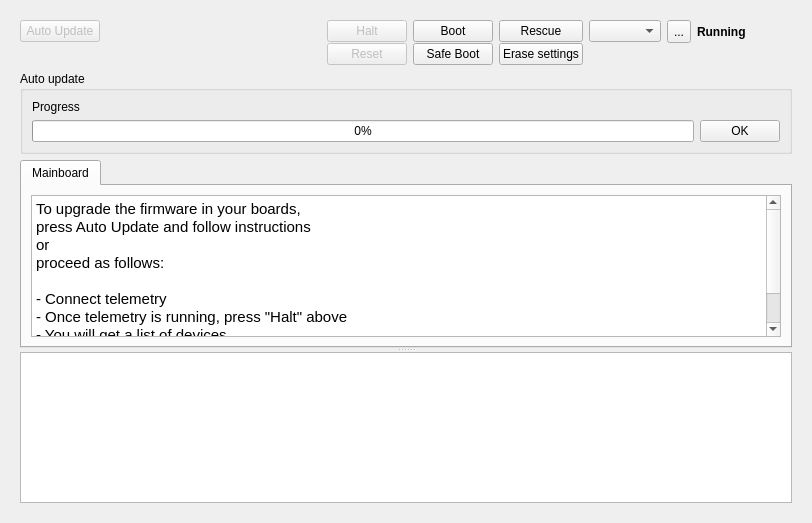
<?xml version="1.0" encoding="UTF-8"?>
<ui version="4.0">
 <class>UploaderWidget</class>
 <widget class="QWidget" name="UploaderWidget">
  <property name="geometry">
   <rect>
    <x>0</x>
    <y>0</y>
    <width>812</width>
    <height>523</height>
   </rect>
  </property>
  <property name="windowTitle">
   <string>Form</string>
  </property>
  <layout class="QVBoxLayout" name="verticalLayout">
   <item>
    <widget class="QScrollArea" name="scrollArea">
     <property name="frameShape">
      <enum>QFrame::NoFrame</enum>
     </property>
     <property name="widgetResizable">
      <bool>true</bool>
     </property>
     <widget class="QWidget" name="scrollAreaWidgetContents">
      <property name="geometry">
       <rect>
        <x>0</x>
        <y>0</y>
        <width>794</width>
        <height>505</height>
       </rect>
      </property>
      <layout class="QVBoxLayout" name="verticalLayout_2">
       <item>
        <widget class="QFrame" name="buttonFrame">
         <property name="frameShape">
          <enum>QFrame::NoFrame</enum>
         </property>
         <property name="frameShadow">
          <enum>QFrame::Raised</enum>
         </property>
         <property name="lineWidth">
          <number>0</number>
         </property>
         <layout class="QVBoxLayout" name="verticalLayout_3">
          <property name="spacing">
           <number>0</number>
          </property>
          <property name="leftMargin">
           <number>0</number>
          </property>
          <property name="topMargin">
           <number>0</number>
          </property>
          <property name="rightMargin">
           <number>0</number>
          </property>
          <property name="bottomMargin">
           <number>0</number>
          </property>
          <item>
           <layout class="QGridLayout" name="gridLayout">
            <property name="leftMargin">
             <number>0</number>
            </property>
            <property name="topMargin">
             <number>0</number>
            </property>
            <property name="rightMargin">
             <number>0</number>
            </property>
            <property name="horizontalSpacing">
             <number>6</number>
            </property>
            <item row="0" column="3" colspan="2">
             <widget class="QPushButton" name="bootButton">
              <property name="enabled">
               <bool>true</bool>
              </property>
              <property name="toolTip">
               <string>Boots the system.
Only useful if the system is halted
(mainboard blue LED blinking slowly, green LED on)

If telemetry is not running, select the link using the dropdown
menu on the right.</string>
              </property>
              <property name="text">
               <string>Boot</string>
              </property>
             </widget>
            </item>
            <item row="1" column="5" colspan="3">
             <widget class="QPushButton" name="eraseBootButton">
              <property name="enabled">
               <bool>true</bool>
              </property>
              <property name="toolTip">
               <string>&lt;html&gt;&lt;head/&gt;&lt;body&gt;&lt;p&gt;Reboot the board and clear its settings memory.&lt;/p&gt;&lt;p&gt;        Useful if the board cannot boot properly.&lt;/p&gt;&lt;p&gt;        Blue led starts blinking quick for 20-30 seconds than the board will start normally&lt;/p&gt;&lt;p&gt;&lt;br/&gt;&lt;/p&gt;&lt;p&gt;If telemetry is not running, select the link using the dropdown&lt;/p&gt;&lt;p&gt;menu on the right.&lt;/p&gt;&lt;p&gt;PLEASE NOTE: Supported with bootloader versions 4.0 and earlier&lt;/p&gt;&lt;/body&gt;&lt;/html&gt;</string>
              </property>
              <property name="text">
               <string>Erase settings</string>
              </property>
             </widget>
            </item>
            <item row="0" column="5" colspan="3">
             <widget class="QPushButton" name="rescueButton">
              <property name="toolTip">
               <string>Start a guided procedure to manually
recover a system which does not boot.

Rescue is possible in USB mode only.</string>
              </property>
              <property name="text">
               <string>Rescue</string>
              </property>
             </widget>
            </item>
            <item row="1" column="3" colspan="2">
             <widget class="QPushButton" name="safeBootButton">
              <property name="enabled">
               <bool>true</bool>
              </property>
              <property name="toolTip">
               <string>Boots the system into safe mode (ie. default HwSettings).
Only useful if the system is halted
(mainboard blue LED blinking slowly, orange LED off)

If telemetry is not running, select the link using the dropdown
menu on the right.</string>
              </property>
              <property name="text">
               <string>Safe Boot</string>
              </property>
             </widget>
            </item>
            <item row="0" column="9">
             <widget class="QComboBox" name="telemetryLink">
              <property name="toolTip">
               <string>When telemetry is not connected, select the communication
method using this combo box.

You can use this to force a communication channel when doing
a &quot;Boot&quot; (button on the left). It is updated automatically when
halting a running board.</string>
              </property>
             </widget>
            </item>
            <item row="0" column="10">
             <widget class="QToolButton" name="refreshPorts">
              <property name="minimumSize">
               <size>
                <width>0</width>
                <height>23</height>
               </size>
              </property>
              <property name="toolTip">
               <string>Refresh the list of serial ports</string>
              </property>
              <property name="text">
               <string>...</string>
              </property>
             </widget>
            </item>
            <item row="0" column="2">
             <widget class="QPushButton" name="haltButton">
              <property name="enabled">
               <bool>false</bool>
              </property>
              <property name="toolTip">
               <string>Tells the mainboard to go down
to bootloader mode.
(Only enabled if telemetry link is established, either
through serial or USB)</string>
              </property>
              <property name="text">
               <string>Halt</string>
              </property>
             </widget>
            </item>
            <item row="0" column="12">
             <widget class="QPushButton" name="pbHelp">
              <property name="text">
               <string/>
              </property>
              <property name="icon">
               <iconset resource="../coreplugin/core.qrc">
                <normaloff>:/core/images/helpicon.svg</normaloff>:/core/images/helpicon.svg</iconset>
              </property>
              <property name="iconSize">
               <size>
                <width>18</width>
                <height>18</height>
               </size>
              </property>
              <property name="flat">
               <bool>true</bool>
              </property>
             </widget>
            </item>
            <item row="0" column="11">
             <widget class="QLabel" name="boardStatus">
              <property name="font">
               <font>
                <weight>75</weight>
                <bold>true</bold>
               </font>
              </property>
              <property name="text">
               <string>Running</string>
              </property>
             </widget>
            </item>
            <item row="1" column="2">
             <widget class="QPushButton" name="resetButton">
              <property name="enabled">
               <bool>false</bool>
              </property>
              <property name="toolTip">
               <string>Reset the system.
(Only enabled if telemetry link is established, either
through serial or USB)</string>
              </property>
              <property name="text">
               <string>Reset</string>
              </property>
             </widget>
            </item>
            <item row="0" column="0">
             <widget class="QPushButton" name="autoUpdateButton">
              <property name="enabled">
               <bool>false</bool>
              </property>
              <property name="minimumSize">
               <size>
                <width>75</width>
                <height>0</height>
               </size>
              </property>
              <property name="toolTip">
               <string>Start a guided procedure to manually
recover a system which does not boot.

Rescue is possible in USB mode only.</string>
              </property>
              <property name="text">
               <string>Auto Update</string>
              </property>
             </widget>
            </item>
            <item row="0" column="1">
             <spacer name="horizontalSpacer">
              <property name="orientation">
               <enum>Qt::Horizontal</enum>
              </property>
              <property name="sizeHint" stdset="0">
               <size>
                <width>40</width>
                <height>20</height>
               </size>
              </property>
             </spacer>
            </item>
           </layout>
          </item>
         </layout>
        </widget>
       </item>
       <item>
        <widget class="QGroupBox" name="autoUpdateGroupBox">
         <property name="title">
          <string>Auto update</string>
         </property>
         <layout class="QGridLayout" name="gridLayout_2">
          <item row="1" column="1">
           <widget class="QPushButton" name="autoUpdateOkButton">
            <property name="text">
             <string>OK</string>
            </property>
           </widget>
          </item>
          <item row="1" column="0">
           <widget class="QProgressBar" name="autoUpdateProgressBar">
            <property name="value">
             <number>0</number>
            </property>
            <property name="textVisible">
             <bool>true</bool>
            </property>
           </widget>
          </item>
          <item row="0" column="0" colspan="2">
           <widget class="QLabel" name="autoUpdateLabel">
            <property name="text">
             <string>Progress</string>
            </property>
           </widget>
          </item>
         </layout>
        </widget>
       </item>
       <item>
        <widget class="QSplitter" name="splitter">
         <property name="orientation">
          <enum>Qt::Vertical</enum>
         </property>
         <widget class="QTabWidget" name="systemElements">
          <property name="currentIndex">
           <number>0</number>
          </property>
          <widget class="QWidget" name="defaultTab">
           <attribute name="title">
            <string>Mainboard</string>
           </attribute>
           <layout class="QHBoxLayout" name="horizontalLayout_2">
            <item>
             <widget class="QTextEdit" name="textEdit">
              <property name="html">
               <string>&lt;!DOCTYPE HTML PUBLIC &quot;-//W3C//DTD HTML 4.0//EN&quot; &quot;http://www.w3.org/TR/REC-html40/strict.dtd&quot;&gt;
&lt;html&gt;&lt;head&gt;&lt;meta name=&quot;qrichtext&quot; content=&quot;1&quot; /&gt;&lt;style type=&quot;text/css&quot;&gt;
p, li { white-space: pre-wrap; }
&lt;/style&gt;&lt;/head&gt;&lt;body style=&quot; font-family:'MS Shell Dlg 2'; font-size:8.25pt; font-weight:400; font-style:normal;&quot;&gt;
&lt;p style=&quot; margin-top:0px; margin-bottom:0px; margin-left:0px; margin-right:0px; -qt-block-indent:0; text-indent:0px;&quot;&gt;&lt;span style=&quot; font-family:'Ubuntu'; font-size:11pt;&quot;&gt;To upgrade the firmware in your boards,&lt;/span&gt;&lt;/p&gt;
&lt;p style=&quot; margin-top:0px; margin-bottom:0px; margin-left:0px; margin-right:0px; -qt-block-indent:0; text-indent:0px;&quot;&gt;&lt;span style=&quot; font-family:'Ubuntu'; font-size:11pt;&quot;&gt;press Auto Update and follow instructions&lt;/span&gt;&lt;/p&gt;
&lt;p style=&quot; margin-top:0px; margin-bottom:0px; margin-left:0px; margin-right:0px; -qt-block-indent:0; text-indent:0px;&quot;&gt;&lt;span style=&quot; font-family:'Ubuntu'; font-size:11pt;&quot;&gt;or&lt;/span&gt;&lt;/p&gt;
&lt;p style=&quot; margin-top:0px; margin-bottom:0px; margin-left:0px; margin-right:0px; -qt-block-indent:0; text-indent:0px;&quot;&gt;&lt;span style=&quot; font-family:'Ubuntu'; font-size:11pt;&quot;&gt;proceed as follows:&lt;/span&gt;&lt;/p&gt;
&lt;p style=&quot;-qt-paragraph-type:empty; margin-top:0px; margin-bottom:0px; margin-left:0px; margin-right:0px; -qt-block-indent:0; text-indent:0px; font-family:'Ubuntu'; font-size:11pt;&quot;&gt;&lt;br /&gt;&lt;/p&gt;
&lt;p style=&quot; margin-top:0px; margin-bottom:0px; margin-left:0px; margin-right:0px; -qt-block-indent:0; text-indent:0px;&quot;&gt;&lt;span style=&quot; font-family:'Ubuntu'; font-size:11pt;&quot;&gt;- Connect telemetry&lt;/span&gt;&lt;/p&gt;
&lt;p style=&quot; margin-top:0px; margin-bottom:0px; margin-left:0px; margin-right:0px; -qt-block-indent:0; text-indent:0px;&quot;&gt;&lt;span style=&quot; font-family:'Ubuntu'; font-size:11pt;&quot;&gt;- Once telemetry is running, press &amp;quot;Halt&amp;quot; above&lt;/span&gt;&lt;/p&gt;
&lt;p style=&quot; margin-top:0px; margin-bottom:0px; margin-left:0px; margin-right:0px; -qt-block-indent:0; text-indent:0px;&quot;&gt;&lt;span style=&quot; font-family:'Ubuntu'; font-size:11pt;&quot;&gt;- You will get a list of devices.&lt;/span&gt;&lt;/p&gt;
&lt;p style=&quot; margin-top:0px; margin-bottom:0px; margin-left:0px; margin-right:0px; -qt-block-indent:0; text-indent:0px;&quot;&gt;&lt;span style=&quot; font-family:'Ubuntu'; font-size:11pt;&quot;&gt;- You can then upload/download to/from each board as you wish&lt;/span&gt;&lt;/p&gt;
&lt;p style=&quot; margin-top:0px; margin-bottom:0px; margin-left:0px; margin-right:0px; -qt-block-indent:0; text-indent:0px;&quot;&gt;&lt;span style=&quot; font-family:'Ubuntu'; font-size:11pt;&quot;&gt;- You can resume operations by pressing &amp;quot;Boot&amp;quot;&lt;/span&gt;&lt;/p&gt;&lt;/body&gt;&lt;/html&gt;</string>
              </property>
             </widget>
            </item>
           </layout>
          </widget>
         </widget>
         <widget class="QTextBrowser" name="textBrowser">
          <property name="horizontalScrollBarPolicy">
           <enum>Qt::ScrollBarAlwaysOff</enum>
          </property>
          <property name="html">
           <string>&lt;!DOCTYPE HTML PUBLIC &quot;-//W3C//DTD HTML 4.0//EN&quot; &quot;http://www.w3.org/TR/REC-html40/strict.dtd&quot;&gt;
&lt;html&gt;&lt;head&gt;&lt;meta name=&quot;qrichtext&quot; content=&quot;1&quot; /&gt;&lt;style type=&quot;text/css&quot;&gt;
p, li { white-space: pre-wrap; }
&lt;/style&gt;&lt;/head&gt;&lt;body style=&quot; font-family:'MS Shell Dlg 2'; font-size:8.25pt; font-weight:400; font-style:normal;&quot;&gt;
&lt;p style=&quot;-qt-paragraph-type:empty; margin-top:0px; margin-bottom:0px; margin-left:0px; margin-right:0px; -qt-block-indent:0; text-indent:0px; font-family:'Ubuntu'; font-size:11pt;&quot;&gt;&lt;br /&gt;&lt;/p&gt;&lt;/body&gt;&lt;/html&gt;</string>
          </property>
         </widget>
        </widget>
       </item>
      </layout>
     </widget>
    </widget>
   </item>
  </layout>
 </widget>
 <resources>
  <include location="../coreplugin/core.qrc"/>
 </resources>
 <connections/>
</ui>
